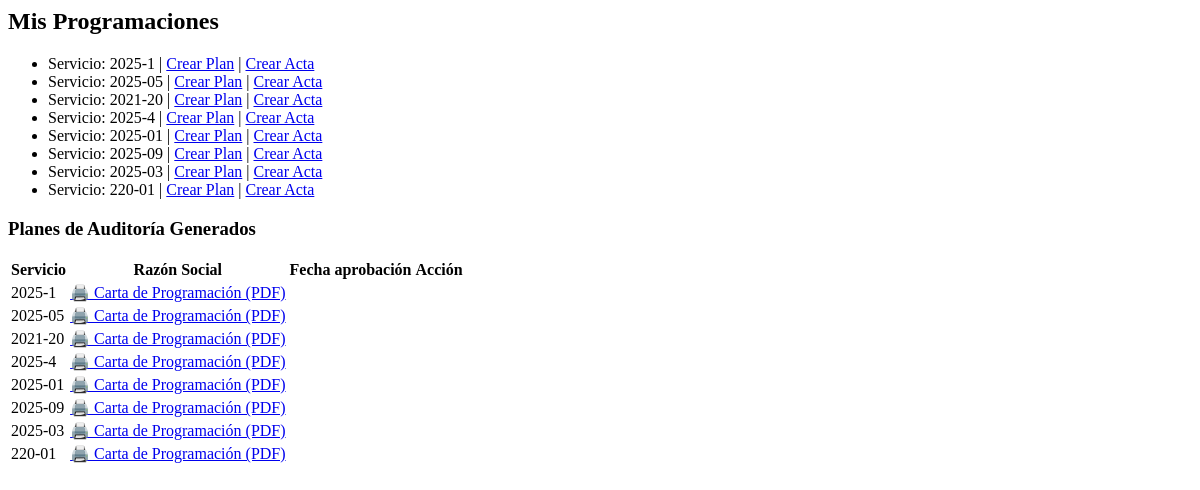
Before: /auditores/dashboard/ (signed in) with the older database file.
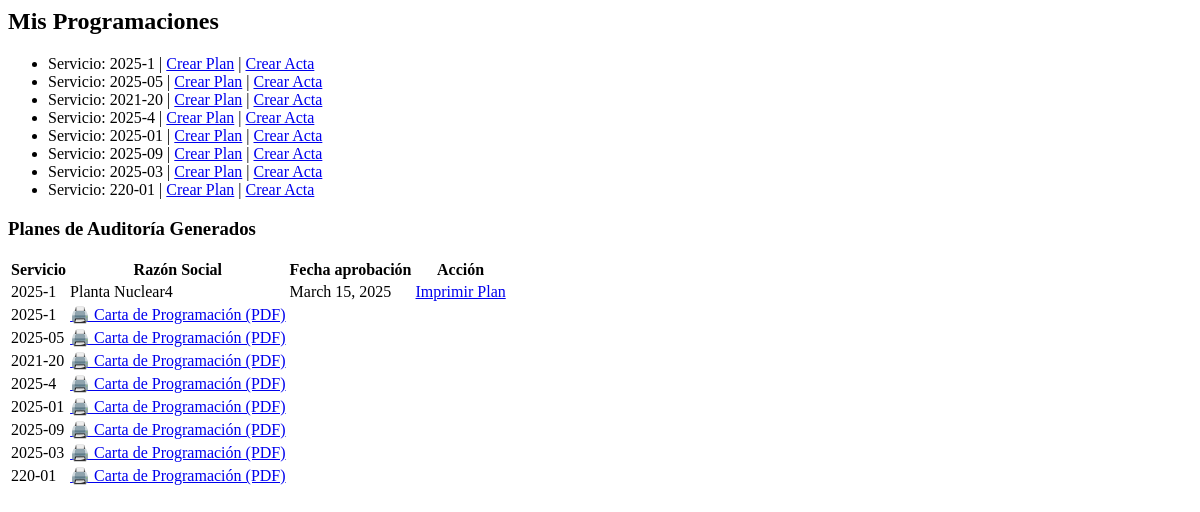
After: the same page with the newer database file.
### programacion/models.py (models this page shows, shortened)
class ProgramacionAuditoria(models.Model):
    cotizacion = models.ForeignKey('cotizaciones.Cotizacion', on_delete=models.CASCADE)
    nivel_auditoria = models.ForeignKey(NivelAuditoriaCEA, on_delete=models.SET_NULL, null=True, blank=True)
    fecha_programacion_etapa1 = models.DateField(null=True, blank=True)
    hora_etapa1 = models.TimeField(default='00:00')
    auditores = models.ForeignKey(Auditor, on_delete=models.SET_NULL, null=True, blank=True)
    iaf_md4_confirmado = models.BooleanField(default=False)
    estado = models.CharField(max_length=20, choices=(
        ('Pendiente', 'Pendiente'),
        ('En Curso', 'En Curso'),
        ('Finalizada', 'Finalizada'),
        ('Cancelada', 'Cancelada'),
    ), default='Pendiente')  # Valor predeterminado para "estado"

### cotizaciones/models.py (models this page shows, shortened)
class Cotizacion(models.Model):
    solicitud = models.ForeignKey(Solicitud, on_delete=models.CASCADE, related_name="cotizaciones")
    numero_servicio = models.CharField(max_length=100, unique=True)
    fecha_cotizacion = models.DateField(null=True, blank=True)
    tipo_servicio = models.ManyToManyField("TipoServicio")
    dias_auditoria_etapa_1 = models.DecimalField(max_digits=3, decimal_places=1, null=True, blank=True)
    dias_auditoria_etapa_2 = models.DecimalField(max_digits=3, decimal_places=1, null=True, blank=True)
    precio_neto = models.DecimalField(max_digits=10, decimal_places=2, help_text="Valor sin IVA")
    precio_iva = models.DecimalField(max_digits=10, decimal_places=2, default=Decimal("0.00"), help_text="IVA (19%)")
    precio_total = models.DecimalField(max_digits=10, decimal_places=2, default=Decimal("0.00"), help_text="Total con IVA")
    ESTADO_CHOICES = [
        ('Pendiente', 'Pendiente'),
        ('Aprobada', 'Aprobada'),
        ('Rechazada', 'Rechazada'),
        ('Programada', 'Programada'),
    ]
    estado = models.CharField(max_length=20, choices=ESTADO_CHOICES, default='Pendiente')

### documentacion_auditores/models.py (models this page shows, shortened)
class PlanAuditoria(models.Model):
    programacion = models.OneToOneField(ProgramacionAuditoria, on_delete=models.CASCADE)
    auditor = models.ForeignKey(User, on_delete=models.CASCADE, limit_choices_to={'groups__name': "Auditores"})
    iaf_md4_verificado = models.BooleanField(default=False)
    observaciones = models.TextField(blank=True, null=True)
    fecha_aprobacion = models.DateField()  # Automáticamente, puede ser 2 días antes de etapa 2
    archivo_vehiculos_instructores = models.FileField(upload_to='documentacion/vehiculos_instructores/', null=True, blank=True)

### solicitudes/models.py (models this page shows, shortened)
class Solicitud(models.Model):
    cliente = models.ForeignKey(Cliente, on_delete=models.CASCADE, related_name="solicitudes_solicitudes")  # Relación con el modelo Cliente
    fecha_solicitud = models.DateField(default=date.today)  # Fecha en que se crea la solicitud
    estado = models.CharField(
        max_length=20,
        choices=[
            ('Pendiente', 'Pendiente'),
            ('Aprobada', 'Aprobada'),
            ('Rechazada', 'Rechazada')
        ],
        default='Pendiente'
    )  # Estado de la solicitud

class Cliente(models.Model):
    nit = models.CharField(max_length=20, unique=True)  # Nit único
    nombre_propietario = models.CharField(max_length=100)
    nombre_establecimiento = models.CharField(max_length=100)
    representante_legal = models.CharField(max_length=100)
    cedula_ciudadania = models.CharField(max_length=20)
    ciudad = models.CharField(max_length=100)
    departamento = models.CharField(max_length=100)
    direccion = models.CharField(max_length=200)
    representante_organismo = models.CharField(max_length=100)
    cargo = models.CharField(max_length=50)
    telefono_fijo = models.CharField(max_length=20, blank=True, null=True)
    telefono_celular = models.CharField(max_length=20)
    correo_electronico = models.EmailField()
    nivel_cea = models.CharField(max_length=50, choices=NIVELES_CEA)
    cantidad_vehiculos = models.IntegerField(null=True, blank=True)
    cantidad_instructores = models.IntegerField(null=True, blank=True)
    categorias_certificar = models.ManyToManyField(Categoria, blank=True)
    certificado_conformidad = models.CharField(max_length=2, choices=CERTIFICADO_CONFORMIDAD_CHOICES, default="No")
    nombre_ente_certificador = models.CharField(max_length=100, blank=True, null=True)  # Se llena si es "Sí"
    fecha_solicitud = models.DateField(null=True, blank=True)  # Se establece solo cuando se envía la solicitud
    observaciones = models.TextField(blank=True, null=True)

### documentacion_auditores/views.py (the view)
# urls.py: path('dashboard/', views.dashboard_auditor, name='dashboard_auditor'),
@login_required
@user_passes_test(auditor_check)
def dashboard_auditor(request):
    auditor = Auditor.objects.get(user=request.user)
    programaciones = ProgramacionAuditoria.objects.filter(auditores=auditor)
    planes = PlanAuditoria.objects.filter(auditor=request.user)
    return render(request, 'documentacion_auditores/dashboard.html', {
        'programaciones': programaciones,
        'planes': planes,
    })

### documentacion_auditores/views.py (called while the page is built)
def auditor_check(user):
    return user.groups.filter(name='Auditores').exists()

### documentacion_auditores/templates/documentacion_auditores/dashboard.html
<h2>Mis Programaciones</h2>
<ul>
  {% for prog in programaciones %}
    <li>
      Servicio: {{ prog.cotizacion.numero_servicio }} |
      <a href="{% url 'crear_plan' prog.id %}">Crear Plan</a> |
      <a href="{% url 'crear_acta' prog.id %}">Crear Acta</a>
    </li>
  {% endfor %}
</ul>
<h3>Planes de Auditoría Generados</h3>
<table>
  <tr>
    <th>Servicio</th>
    <th>Razón Social</th>
    <th>Fecha aprobación</th>
    <th>Acción</th>
  </tr>
  {% for plan in planes %}
  <tr>
    <td>{{ plan.programacion.cotizacion.numero_servicio }}</td>
    <td>{{ plan.programacion.cotizacion.solicitud.cliente.nombre_establecimiento }}</td>
    <td>{{ plan.fecha_aprobacion }}</td>
    <td>
      <a href="{% url 'imprimir_plan' plan.id %}" target="_blank" class="btn btn-sm btn-primary">
        Imprimir Plan
      </a>
    </td>
  </tr>
  {% endfor %}
{% for programacion in programaciones %}
  <tr>
    <td>{{ programacion.cotizacion.numero_servicio }}</td>
    <td>
      <a href="{% url 'imprimir_programacion' programacion.id %}" class="btn btn-sm btn-secondary" target="_blank">
        🖨️ Carta de Programación (PDF)
      </a>
    </td>
  </tr>
{% endfor %}
</table>

Changed rows visible on the page:
added PlanAuditoria: programacion.cotizacion.numero_servicio "2025-1", programacion.cotizacion.solicitud.cliente.nombre_establecimiento "Planta Nuclear4", fecha_aprobacion "March 15, 2025"
